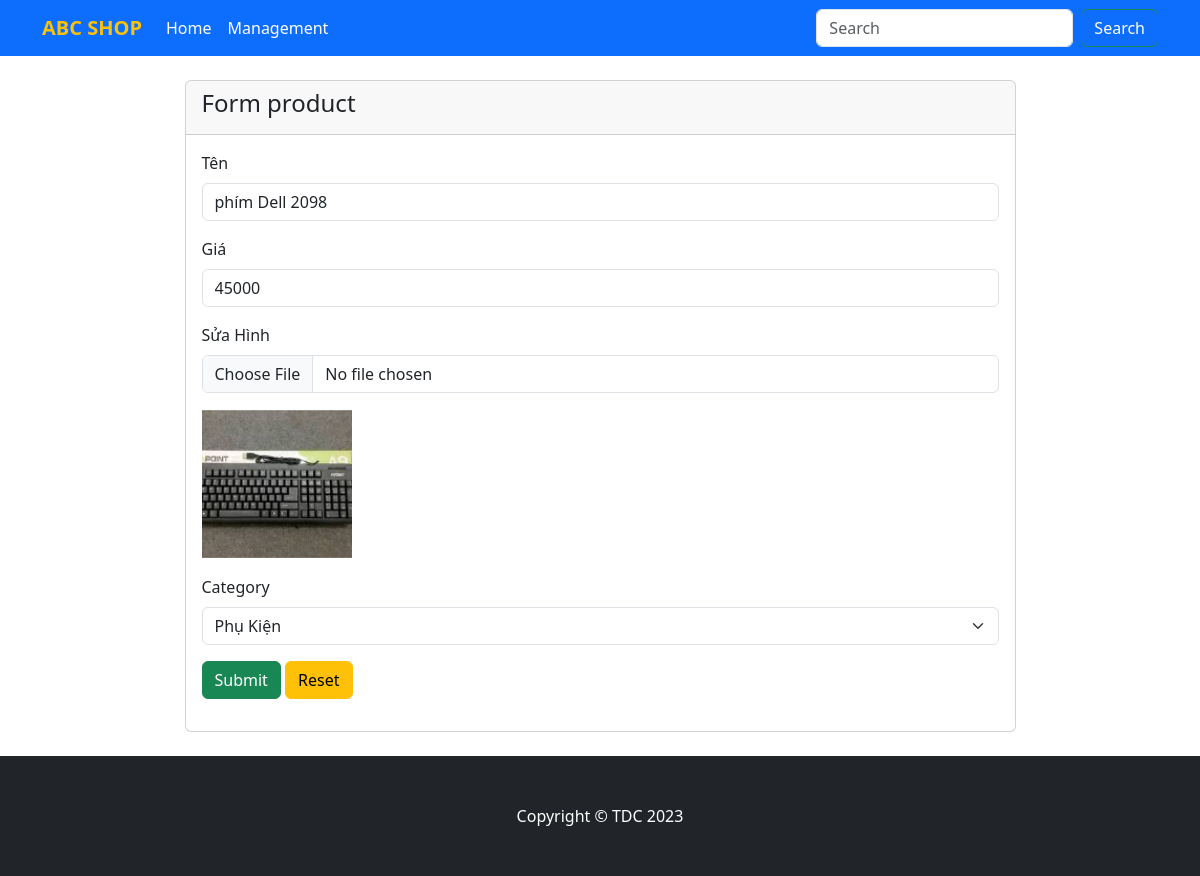
The app's page /view/formeditproduct.php?id=3 with its own data.
### tables this page shows
CREATE TABLE IF NOT EXISTS `products` (
  `id` int NOT NULL AUTO_INCREMENT,
  `name` varchar(100) NOT NULL,
  `price` int NOT NULL,
  `photo` varchar(100) NOT NULL,
  `category_id` int NOT NULL,
  PRIMARY KEY (`id`)
);

CREATE TABLE IF NOT EXISTS `categories` (
  `id` int NOT NULL AUTO_INCREMENT,
  `name` varchar(50) NOT NULL,
  `photo` varchar(50) NOT NULL,
  `description` varchar(100) NOT NULL,
  PRIMARY KEY (`id`)
);

### model/db.php (called while the page is built, shortened)
<?php
class Db{
    public static $connection;
    public static function construc(){
        if(!self::$connection){
            if(!self::$connection = new mysqli(DB_HOST,DB_USER,DB_PASSWORD,DB_NAME));
        }
        return self::$connection;
    }
}
?>

### model/product_db.php (called while the page is built, shortened)
<?php
require_once 'db.php';
class Product_Db extends Db{
     public function idproduct($id){
    $sql = parent::construc()->prepare("SELECT *FROM products WHERE id = ?");
    $sql->bind_param("s",$id);
    $sql ->execute();
    $item = $sql->get_result()->fetch_all(MYSQLI_ASSOC);
    return $item;
     }
}
?>

### model/catefori_db.php (called while the page is built, shortened)
<?php
require_once 'db.php';
class Category_db extends Db{
    public function getallcategori(){
        $sql = parent::construc()->prepare("SELECT *FROM categories");
        $sql ->execute();
        $item = $sql->get_result()->fetch_all(MYSQLI_ASSOC);
        return $item;
    }
}
?>

### view/formeditproduct.php (the view, shortened to what this page needs)
<?php
require_once '../model/catefori_db.php';
require_once '../model/product_db.php';
$categori = new Category_db();
$product = new Product_Db();
$allcategori = $categori->getallcategori();
?>
<!DOCTYPE html>
<html lang="en">
<head>
    <link rel="stylesheet" href="../css/bootstrap.min.css">
</head>
<body>
    <nav class="navbar navbar-expand-lg bg-primary sticky-top">
        <div class="container">
            <a class="navbar-brand text-warning fw-bolder" href="../home.php">ABC SHOP</a>
            <div class="collapse navbar-collapse" id="navbarSupportedContent">
                <ul class="navbar-nav me-auto mb-2 mb-lg-0">
                    <li class="nav-item">
                        <a class="nav-link text-white active" aria-current="page" href="../home.php">Home</a>
                    </li>
                    <li class="nav-item">
                        <a class="nav-link text-white" href="../table.php">Management</a>
                    </li>
                </ul>
                <form class="d-flex" role="search" action="../search.php">
                    <input class="form-control me-2" type="search" placeholder="Search" aria-label="Search"
                        name="search">
                    <button class="btn btn-outline-success text-white" type="submit">Search</button>
                </form>
            </div>
        </div>
    </nav>
    <div class="section">
        <div class="container">
            <div class="row justify-content-center my-4">
                <div class="col-md-9">
                    <div class="card">
                        <div class="card-header">
                            <h4>Form product</h4>
                        </div>
                        <?php
              if(isset($_GET['id'])):
                $id = $_GET['id'];
              $productid = $product ->idproduct($id);
            foreach ($productid as $value) :
              ?>
                        <form action="../controller/editproduct.php?id=<?=$value['id']?>" method="post" enctype="multipart/form-data">
                            <div class="card-body">
                                <div class="mb-3">
                                    <label class="form-label">Tên</label>
                                    <input type="text" class="form-control" placeholder="Enter name" name="name"
                                        value="<?=$value['name']?>">
                                </div>
                                <div class="mb-3">
                                    <label class="form-label">Giá</label>
                                    <input type="text" class="form-control" placeholder="Enter price" name="price"
                                        value="<?=$value['price']?>">
                                </div>
                                <div class="mb-3">
                                    <label class="form-label">Sửa Hình</label>
                                    <input type="file" class="form-control" placeholder="Enter description" id="photo"
                                        name="photo" accept="image/*">
                                </div>
                                <div class="mb-3">
                                    <img id="imagePreview" class="imagePreview"
                                        src="../images/<?php echo $value['photo'] ?>" alt="Ảnh xem trước" width="150px"
                                        height="150px">
                                </div>
                                <div class="mb-3">
                                    <label class="form-label">Category</label>
                                    <select class="form-select" aria-label="a" name="category">
                                        <?php
                                  foreach ($allcategori as $valu): ?>
                                        <option value="<?php echo $valu['id']; ?>"
                                            <?php if($value['category_id'] == $valu['id']) echo 'selected'; ?>>
                                            <?php echo $valu['name']; ?>
                                        </option>
                              <?php endforeach  ?>
                                    </select>
                                </div>
                                <div class="mb-3">
                                    <button type="submit" class="btn btn-success">Submit</button>
                                    <button type="reset" class="btn btn-warning">Reset</button>
                                </div>
                        </form>
                        <?php
            endforeach;
              endif;
            ?>
                    </div>
                </div>
            </div>
        </div>
    </div>
    <footer class="py-5 bg-dark">
        <div class="container">
            <p class="m-0 text-center text-white">Copyright &copy; TDC 2023</p>
        </div>
    </footer>
</body>
</html>

### records on screen
products: name "phím Dell 2098", price "45000", photo (picture), category "Phụ Kiện"
